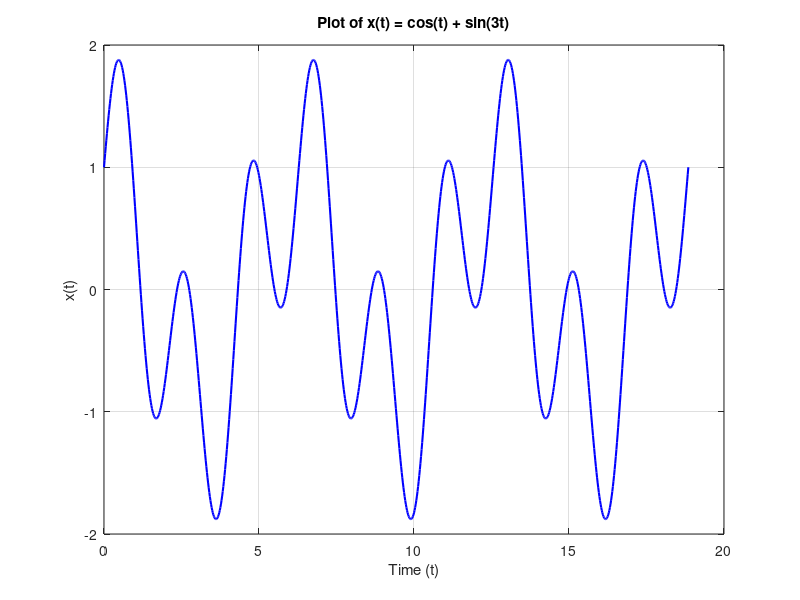

This chart was generated by the following MATLAB code:
clc;
clear;
close all;

% Time range for three periods
T = 2*pi; % Fundamental period
t = linspace(0, 3*T, 1000); % Fine time step

% Signal Definition
x_t = cos(t) + sin(3*t);

% Plot the signal
plot(t, x_t, 'b', 'LineWidth', 1.5);
xlabel('Time (t)');
ylabel('x(t)');
title('Plot of x(t) = cos(t) + sin(3t)');
grid on;